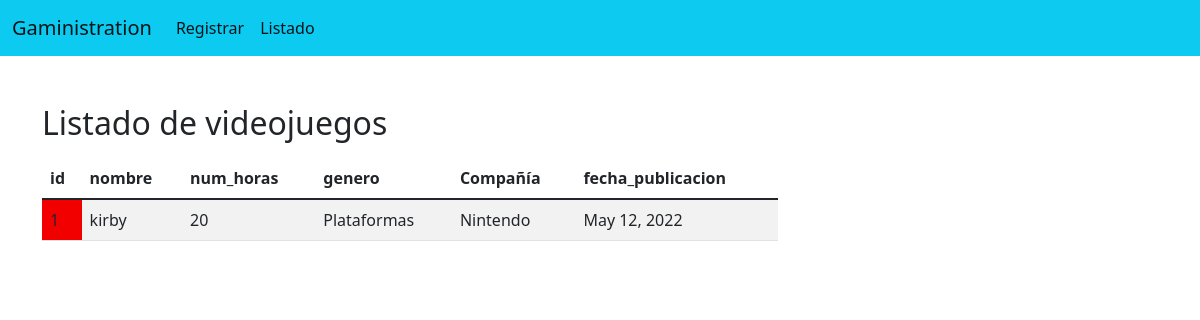
/GameStore/listadovideojuegos/, run on an earlier commit of the app's database.
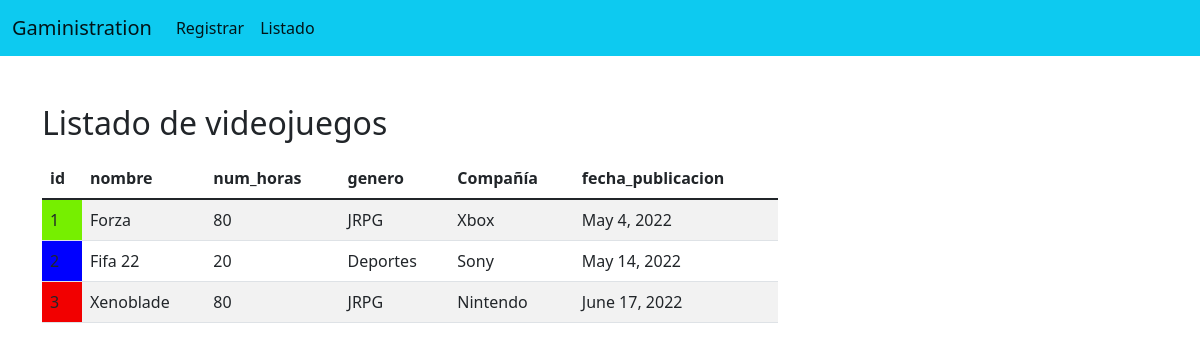
And on a later commit of the database.
### GameStore/models.py (models this page shows, shortened)
class Videojuego(models.Model):
    id = models.IntegerField(primary_key=True)
    nombre = models.TextField(max_length=150)
    num_horas = models.IntegerField()
    genero = models.TextField(max_length=150)
    fecha_publicacion = models.DateField()
    compania = models.TextField(max_length=150)

### GameStore/views.py (the view)
def cargar_lista(request):
    videojuegos = Videojuego.objects.all()
    return render(request, "ListadoVideojuegos.html", {"videojuegos":videojuegos})

### templates/ListadoVideojuegos.html (shortened to what this page needs)
{% extends "./base.html" %}
{% block body %}
<div class="row">
    <div class="col-sm-12 col-md-6 col-lg-8 col-xl-8 py-4">
        <h2>Listado de videojuegos</h2>
        <div class="table-responsive py-2">
            <table class="table table-striped">
                <thead>
                    <tr>
                        <th>id</th>
                        <th>nombre</th>
                        <th>num_horas</th>
                        <th>genero</th>
                        <th>Compañía</th>
                        <th>fecha_publicacion</th>
                    </tr>
                </thead>
                <tbody>
                    {% for videojuego in videojuegos %}
                        <tr>
                            {% if videojuego.compania == "Nintendo" %}
                                <td style="background: red">{{ videojuego.id }}</td>
                            {% endif %}
                            {% if videojuego.compania == "Sony" %}
                                <td style="background: blue">{{ videojuego.id }}</td>
                            {% endif %}
                            {% if videojuego.compania == "Xbox" %}
                                <td style="background: lawngreen">{{ videojuego.id }}</td>
                            {% endif %}
                            <td>{{ videojuego.nombre }}</td>
                            <td>{{ videojuego.num_horas }}</td>
                            <td>{{ videojuego.genero }}</td>
                            <td>{{ videojuego.compania }}</td>
                            <td>{{ videojuego.fecha_publicacion }}</td>
                        </tr>
                    {% endfor %}
                </tbody>
            </table>
        </div>
    </div>
</div>
{% endblock %}

What changed in the data, as far as the page shows it:
changed Videojuego id 1: nombre "kirby" → "Forza"; num_horas "20" → "80"; genero "Plataformas" → "JRPG"; compania "Nintendo" → "Xbox"; fecha_publicacion "May 12, 2022" → "May 4, 2022"
added Videojuego: nombre "Fifa 22", num_horas "20", genero "Deportes", compania "Sony", fecha_publicacion "May 14, 2022"
added Videojuego: id "3", nombre "Xenoblade", num_horas "80", genero "JRPG", compania "Nintendo", fecha_publicacion "June 17, 2022"
